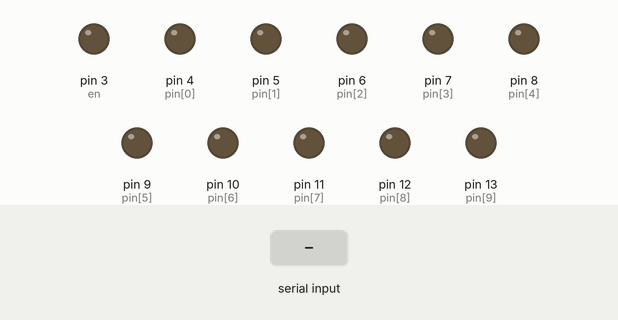
This sketch was run on a simulated Arduino Uno, built with avr-gcc and run on an emulated ATmega328P. Parts: output pins drawn as LEDs (lit = HIGH). The test bench sets the inputs (shaded band).

Above: at 1.2 s.
1.3 s: "1" received over Serial
At 3.2 s:
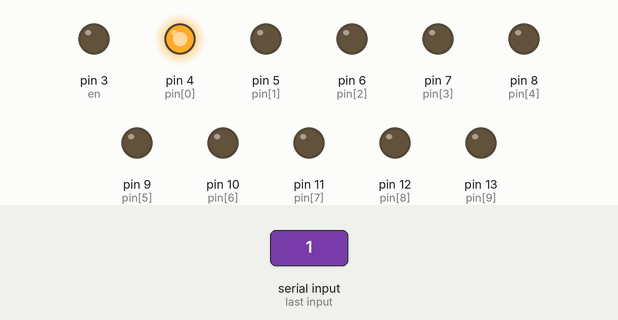
4.0 s: "0" received over Serial
At 5.15 s:
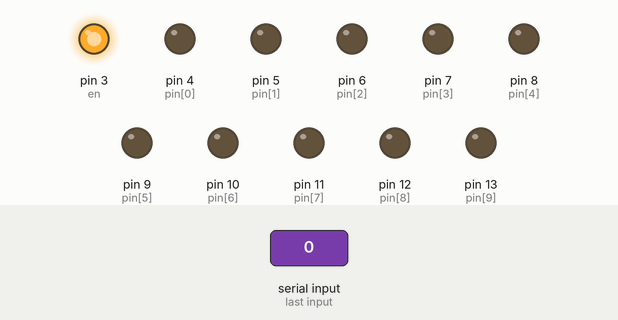
6.7 s: "2" received over Serial
At 7.85 s:
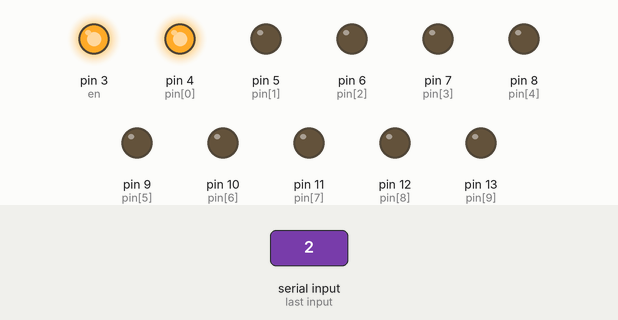
Timing chart, 0 to 9.7 s (numbered marks = the images above; inputs shaded):
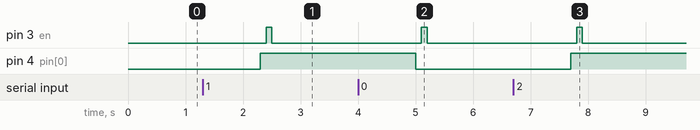

Measured:
- after the input at 1.3 s, pin 3 (en): LOW → HIGH after 1.1 s, → LOW 0.10 s later; pin 4 (pin[0]): LOW → HIGH after 1.0 s
- after the input at 4.0 s, pin 3 (en): LOW → HIGH after 1.1 s, → LOW 0.10 s later; pin 4 (pin[0]): HIGH → LOW after 1.0 s
- after the input at 6.7 s, pin 3 (en): LOW → HIGH after 1.1 s, → LOW 0.10 s later; pin 4 (pin[0]): LOW → HIGH after 1.0 s

The sketch:

8bitlcd_serialinput.ino
```cpp
/*
 * This Program takes in 10 binary characters( 1 or 0 )
 * from the serial monitor and outputs it as digital signals
 * to the connected LCD
 * LCD connections:
 *  EN= pin 3
 *  RS= pin 4
 *  RW= pin 5
 *  D7= pin 6
 *  D6= pin 7
 *  D5= pin 8
 *  D4= pin 9
 *  D3= pin 10
 *  D2= pin 11
 *  D1= pin 12
 *  D0= PIN 13
 *
 * The binary string corresponds to
 * and in the order
 * RS,RW,D7,D6,D5,D4,D3,D2,D1,D0
 *
 * You can make upto 8 custom characters on a 16x2 display and starting from 0 to 7
 * https://maxpromer.github.io/LCD-Character-Creator/
 * you can use this visualize your character and it also gives you a neat code to print the custom character
 *
 * https://www.tinkercad.com/things/6BfkowiID1p
 * Link to Simulation on TinkerCAD.
 * Try experimenting around with the code.
 *
 * created by Vakesan M
 * on 08 Aug 2020
 */
String a="";
int i=0;
int l=0;
int en = 3;
int pin[]={4,5,6,7,8,9,10,11,12,13};
void setup() {

Serial.begin(9600);                // opens serial port, sets data rate to 9600 bps
pinMode(en,OUTPUT);
  digitalWrite(en,LOW);            // Since there are multiple pins initialized them using a loop
  for(i=0;i<10;i++){
    pinMode(pin[i],OUTPUT);
    digitalWrite(pin[i],LOW);
  }
}
void command(String t){
  l=t.length();
  for(i=0;i<l;i++){
    //Serial.println(t.charAt(i)); //uncomment if value has to be output to serial monitor
    if(t.charAt(i)=='0'){
      digitalWrite(pin[i],LOW);
    }
    else{
      digitalWrite(pin[i],HIGH);
    }
  }
  delay(100);
  digitalWrite(en,HIGH);
  delay(100);
  digitalWrite(en,LOW);
  delay(100);
}

void loop() {
if (Serial.available() > 0) {

a= Serial.readString();           // read the incoming data:

//Serial.print("I received:");    //uncomment if input has to be verified

//Serial.println(a);

command(a);}
}
```
